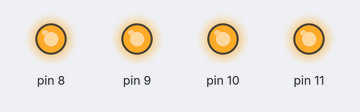
Simulated run of this sketch. Board: Arduino Uno, built with avr-gcc and run on an emulated ATmega328P. Shown: output pins drawn as LEDs (lit = HIGH).

Above: at 1.0 s.
At 3.0 s:
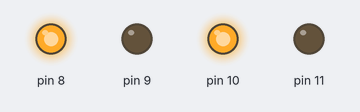
Timing chart, 0 to 5.2 s (numbered marks = the images above):
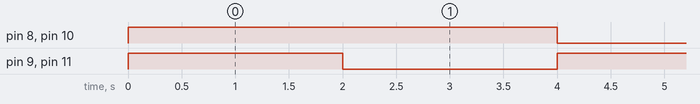

Measured:
- by itself, pin 8–11: alternates HIGH for 2.0 s and LOW for 2.0 s

The sketch:

luzNatal.ino
```cpp
unsigned long tempo;
unsigned long diferencaDeTempo=0;
bool estado=false;
void setup() {
  pinMode(11, OUTPUT);
  pinMode(10,OUTPUT);
  pinMode(9,OUTPUT);
  pinMode(8,OUTPUT);
  for (int i =8; i<=11;i++){
    digitalWrite(i,true);
  }
}

void loop() {
  tempo=millis();
  if (tempo-diferencaDeTempo>2000) {
    digitalWrite(11,estado);
    digitalWrite(10,!estado);
    digitalWrite(9,estado);
    digitalWrite(8,!estado);
    diferencaDeTempo=tempo;
    estado=!estado;
    }
}
```

VetorialParaParametrica.c
```cpp
#include <stdio.h>
#include <stdlib.h>
double obterTres(double v[], char c){
    for (int i =0;i<3;i++){
        printf("\n%c%d: ", c, i+1);
        scanf("%lf",&v[i]);
    }
    return 0;
}
void exibeponto(double V[]){
    for (int i=0; i<3; i++){
        printf("|%lf|", V[i]);
    }
    printf("\n");
}
void exibelinha(double V[], double v[]){
    char dimensao='x';
    for (int i=0; i<3; i++){
        printf("|%c=%lf+@(%lf)|\n", dimensao+i, V[i],v[i]);
    }
}

int main()
{
    double pontoA[3], vetora[3];
    printf("digite o Primeiro ponto \n");
    obterTres(pontoA, 'A');
    exibeponto(pontoA);
    printf("digite o seu vetor \n");
    obterTres(vetora, 'a');
    exibelinha(pontoA,vetora);
}
```
